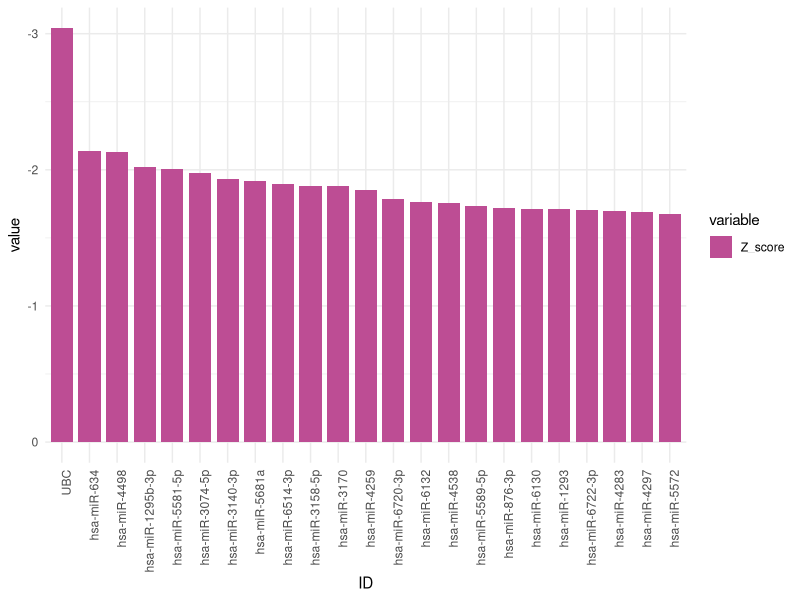
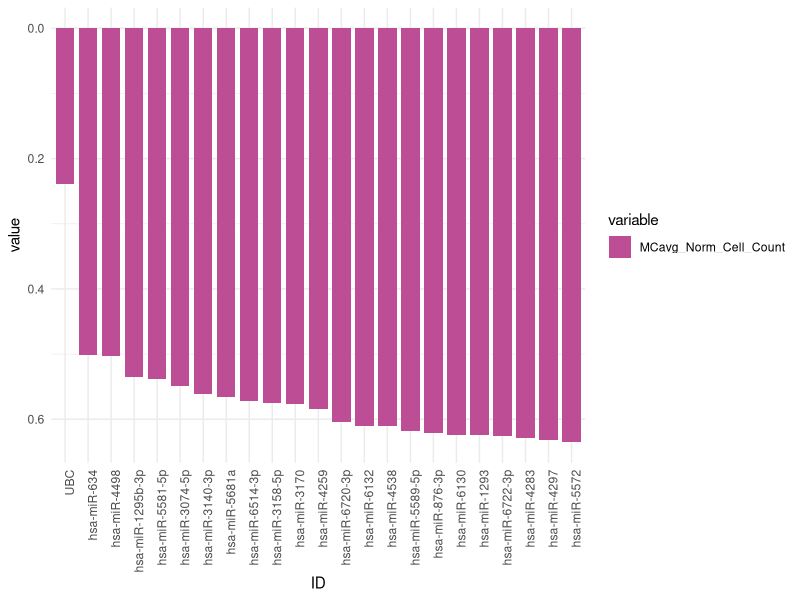

Reproduce these figures in R, in order.
library(tidyverse)
library(reshape2)

options(warn = 1)
setwd("/Users/effieklimi/Documents/novel-mirna/")

viability <- read.csv(
  "mirna-screen-data/r2-viability.csv",
  header = TRUE
) %>% as_tibble() %>% na.omit


toxic <- filter(viability, Z_score < -1.65)

toxicZscore <- toxic[, c("ID", "Z_score")] %>%
    arrange(Z_score) %>%
    mutate(ID = factor(ID, levels = ID)) %>% # This trick update the factor levels
    melt()

ggplot(toxicZscore, aes(x = ID, y = value, fill = variable)) +
    geom_col(stat = "identity", width = .8) +
    scale_fill_manual(
        values = rep(c("#bd4d94", "#4c71b5"), times = c(22, 1))) +
    scale_y_reverse() +
    theme_minimal() +
    theme(axis.text.x = element_text(angle = 90, hjust = 1))

toxicNormalised <- toxic[, c("ID", "MCavg_Norm_Cell_Count")] %>%
    arrange(MCavg_Norm_Cell_Count) %>%
    mutate(ID = factor(ID, levels = ID)) %>% # This trick update the factor levels
    melt()

ggplot(toxicNormalised, aes(x = ID, y = value, fill = variable)) +
    geom_col(stat = "identity", width = .8) +
    scale_fill_manual(
        values = rep(c("#bd4d94", "#4c71b5"), times = c(22, 1))) +
    scale_y_reverse() +
    theme_minimal() +
    theme(axis.text.x = element_text(angle = 90, hjust = 1))